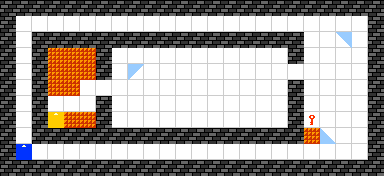

Tiled map render using the project's own tile images. Description and the map definition, with tile-layer contents summarised, below:
An orthogonal 24x11 tile map with 16x16 px tiles, 2 tile layers (Tile Layer 1, Tile Layer 2).

<map version="1.0" orientation="orthogonal" width="24" height="11" tilewidth="16" tileheight="16">
 <properties>
  <property name="leveltype" value="RescueRover" />
  <property name="title" value="Rover 1" />
 </properties>
 <tileset firstgid="1" source="../roverchip/levelfiles/maptiles.tsx" />
 <layer name="Tile Layer 1" width="24" height="11">
  <data>[264 cells, 264 non-empty, 4 distinct tile ids]</data>
 </layer>
 <layer name="Tile Layer 2" width="24" height="11">
  <data>[264 cells, 6 non-empty, 4 distinct tile ids]</data>
 </layer>
</map>